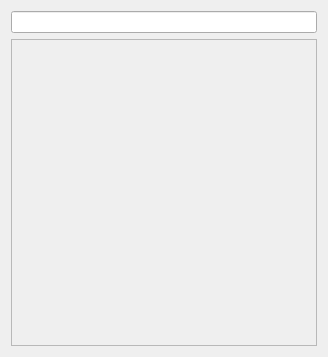
<?xml version="1.0" encoding="UTF-8"?>
<ui version="4.0">
 <class>ToolsList</class>
 <widget class="QWidget" name="ToolsList">
  <property name="geometry">
   <rect>
    <x>0</x>
    <y>0</y>
    <width>328</width>
    <height>357</height>
   </rect>
  </property>
  <property name="windowTitle">
   <string>Form</string>
  </property>
  <layout class="QVBoxLayout" name="verticalLayout">
   <item>
    <widget class="QLineEdit" name="filter_lineedit">
     <property name="clearButtonEnabled">
      <bool>true</bool>
     </property>
    </widget>
   </item>
   <item>
    <widget class="QScrollArea" name="scrollArea">
     <property name="widgetResizable">
      <bool>true</bool>
     </property>
     <widget class="QWidget" name="content_widget">
      <property name="geometry">
       <rect>
        <x>0</x>
        <y>0</y>
        <width>308</width>
        <height>306</height>
       </rect>
      </property>
      <layout class="QVBoxLayout" name="verticalLayout_2"/>
     </widget>
    </widget>
   </item>
  </layout>
 </widget>
 <resources/>
 <connections/>
</ui>
